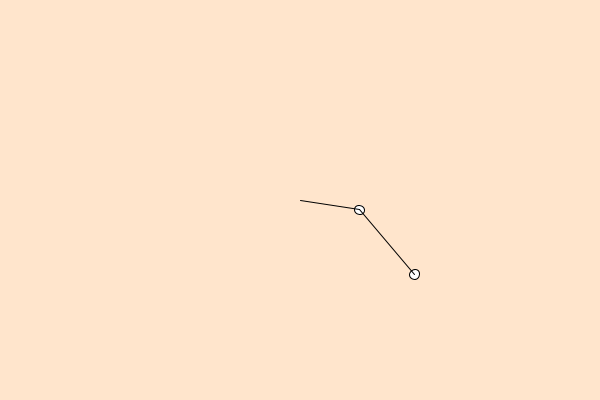
Frame 1 (no input)
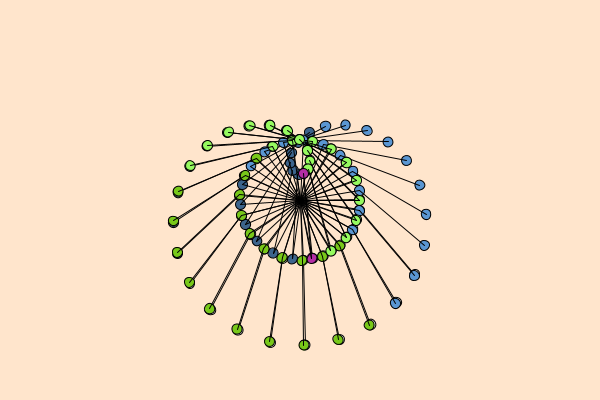
Frame 60 (the mouse pressed at the canvas centre just before this capture)
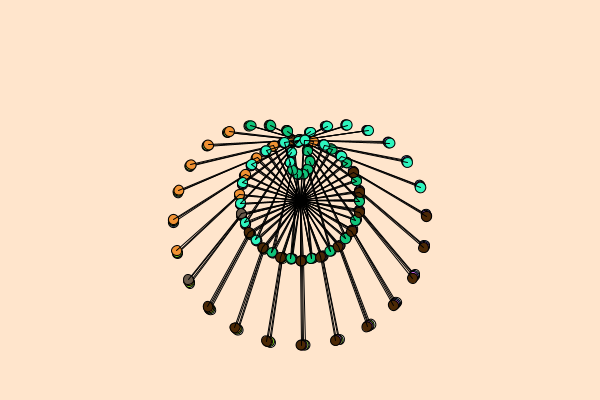
Frame 120 (the mouse held since frame 60 and released just before this capture)

The Processing sketch that drew these frames (run headless with seeded random() and noise(); from frame 60 on, the mouse is pressed at the canvas centre):

// Processing sketch: oscillation_polar
// ── oscillation_polar.pde
Mover mover;

void setup() {
  size(600,400);
  background(255,229,204);
  mover = new Mover(1,width/2,height/2);
}

void draw() {
  mover.update();
  mover.display();

}

// ── Mover.pde
class Mover {
  PVector position;
  PVector velocity;
  PVector acceleration;
  float mass;
  float G;
  
  float angle = 0;
  float r = 60;
  float aVel = 0;
  float aAccel = 0.08;
  
  Mover(float m, float x, float y) {
    position = new PVector(x,y);
    velocity = new PVector(0,0);
    acceleration = new PVector(0.4,0.4);
    mass = m;
    G = 0.01;
  }
  
  void update(){
    velocity.add(acceleration);
    position.add(velocity);
    
    aVel += aAccel;
    angle += aVel;
    
    acceleration.mult(0);
    position.x = r*cos(angle);
    position.y = r*sin(angle);
    
    position.add(velocity);
  }
  
  void display() {
    if (frameCount % 10 == 0) {
      //background(255,229,204);
      fill(frameCount * 3 % 255, frameCount * 5 % 255,
        frameCount * 7 % 255);
    }
    //fill(175,200);
    stroke(0);
    rectMode(CENTER);
    
    pushMatrix();
    
    translate(width/2,height/2);
    rotate(angle);
    
    ellipse(position.x,position.y,mass*10,mass*10);
    ellipse(position.x+r,position.y+r,mass*10,mass*10);
    line(position.x,position.y,position.x+r,position.y+r);
    line(0,0,position.x,position.y);
    
    popMatrix();
    angle += 0.01;
    
    aAccel = acceleration.x/100;
    aVel += aAccel;
    angle += aVel;
    aVel = constrain(aVel,-0.1,0.1);
  }
}
